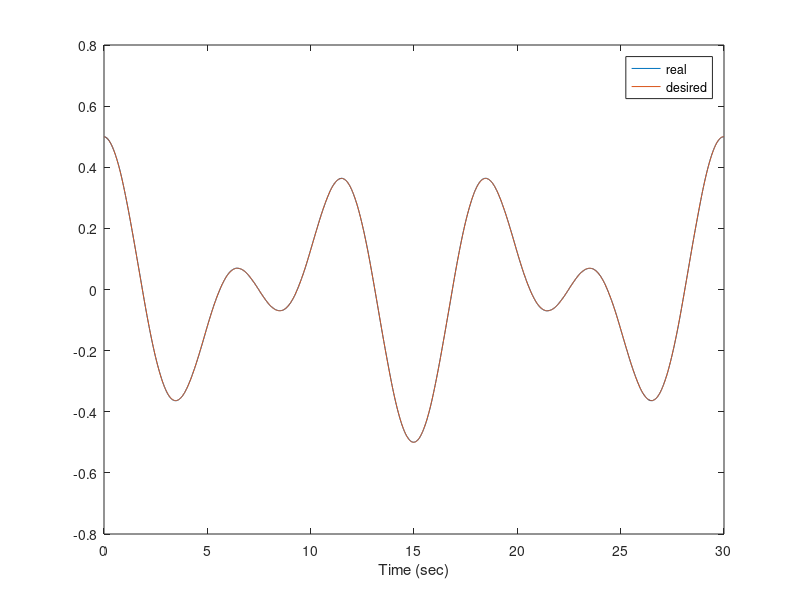
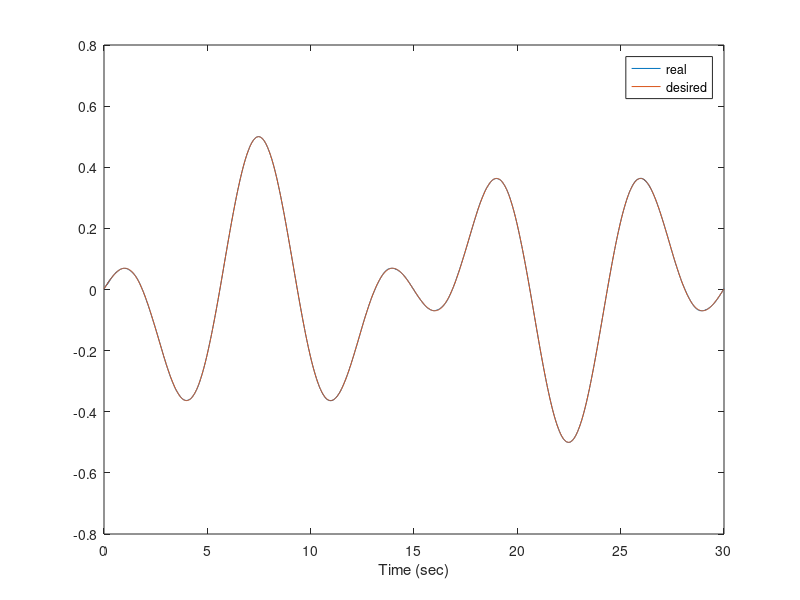
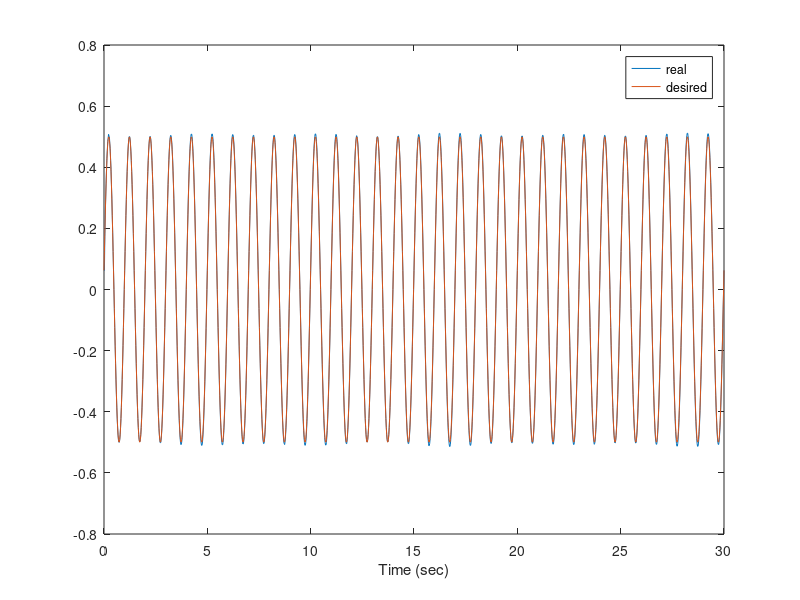
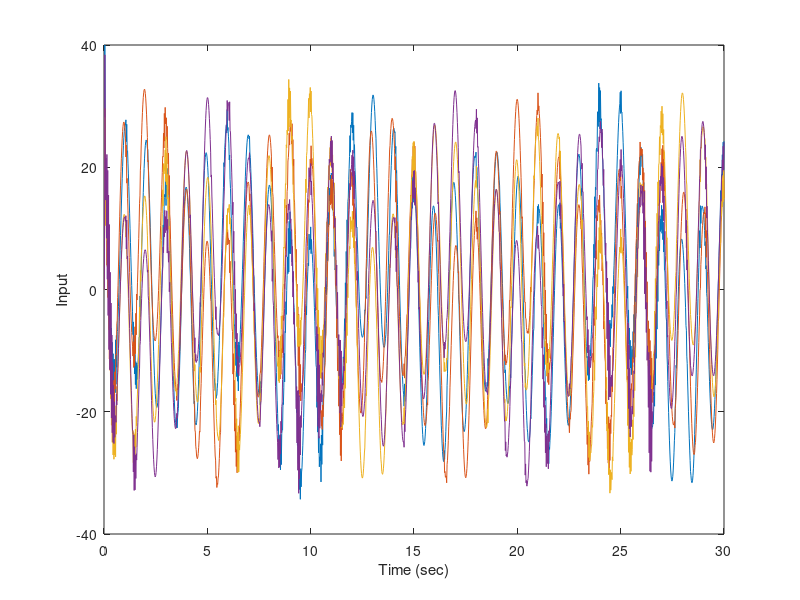

Here is the MATLAB script that generated these plots, in order:
%% Setting up workspace
close all; % Close all figures and windows
clear; % Clear workspace
clc; % Clears screen
%% Initializing parameters
tf = 30; % Final time in simulation
T = 2e-2; % Sample rate
t = 0:T:tf; % Time vector
n = 3; % Number of states
m = 3; % Number of measurements
p = 4; % Number of Inputs
x = zeros(n, length(t)); % Initializes states to zero
x_d = x; %Initializes desired x states
xdot_d = x; %initialises desired xdot states
z = zeros(m, length(t)); % Initializes measurements to zero
e = x; %set up error term
u = zeros(p, length(t)); % Initializes controller
vs = zeros(p,length(t)); %initialize slip values
vshat = vs; %intialized measured slip values

rr=0.195; %define robot radius
wr = 0.03175; %define wheel radius

%A = [-cos(z(3:1)]; % System matrix
% B = @(y)(sqrt(2)/2)*[cos(y(3))+sin(y(3)) -cos(y(3))+sin(y(3)) rr;
%     cos(y(3))-sin(y(3)) cos(y(3))+sin(y(3)) rr;
%     -cos(y(3))-sin(y(3)) cos(y(3))-sin(y(3)) rr;
%     -cos(y(3))+sin(y(3)) -cos(y(3))-sin(y(3)) rr]; % Input matrix
% Binv = @(y)(sqrt(2)/4)*[cos(y(3))-sin(y(3)) cos(y(3))+sin(y(3)) -cos(y(3))+sin(y(3)) -cos(y(3))-sin(y(3));
%     -cos(y(3))-sin(y(3)) cos(y(3))-sin(y(3)) cos(y(3))+sin(y(3)) -cos(y(3))+sin(y(3));
%     1/(sqrt(2)*rr) 1/(sqrt(2)*rr) 1/(sqrt(2)*rr) 1/(sqrt(2)*rr)];
Binv = @(y)[(-cos(y(3))-sin(y(3)))/(2*sqrt(2)), (-cos(y(3))+sin(y(3)))/(2*sqrt(2)), (cos(y(3))+sin(y(3)))/(2*sqrt(2)), (cos(y(3))-sin(y(3)))/(2*sqrt(2));
    (cos(y(3))-sin(y(3)))/(2*sqrt(2)), (-cos(y(3))-sin(y(3)))/(2*sqrt(2)), (-cos(y(3))+sin(y(3)))/(2*sqrt(2)), (cos(y(3))+sin(y(3)))/(2*sqrt(2));
    1/(4*rr), 1/(4*rr), 1/(4*rr), 1/(4*rr)]; % Input matrix
B = @(y)[-((cos(y(3))+sin(y(3)))*sqrt(2))/(2*(cos(y(3))^2+sin(y(3))^2)),((cos(y(3))-sin(y(3)))*sqrt(2))/(2*(cos(y(3))^2+sin(y(3))^2)), rr;
    -((cos(y(3))-sin(y(3)))*sqrt(2))/(2*(cos(y(3))^2+sin(y(3))^2)),-((cos(y(3))+sin(y(3)))*sqrt(2))/(2*(cos(y(3))^2+sin(y(3))^2)), rr;
    ((cos(y(3))+sin(y(3)))*sqrt(2))/(2*(cos(y(3))^2+sin(y(3))^2)),-((cos(y(3))-sin(y(3)))*sqrt(2))/(2*(cos(y(3))^2+sin(y(3))^2)), rr;
    ((cos(y(3))+sin(y(3)))*sqrt(2))/(2*(cos(y(3))^2+sin(y(3))^2)),((cos(y(3))+sin(y(3)))*sqrt(2))/(2*(cos(y(3))^2+sin(y(3))^2)), rr];

C = eye(m); % Measurement matrix


K= [1 0 0;
   0 1 0;
   0 0 1]*1e0;

lambda = [7 0 0;
          0 7 0;
          0 0 6]*1e1;
% lambda=5

%% Set initial conditions

for k=1:length(t) %Fill in desired path
%     x_d(:,k)=[0;0;0];
     %x_d(:,k)=[k*T*0.5;k*T*0.5;k*T*0.5];
     
     rose = 4; %parameter to create number of rose pedals
     x_d(:,k)=0.5*[cos(rose*k*T*2*pi/30)*cos(k*T*2*pi/30); cos(rose*k*T*2*pi/30)*sin(k*T*2*pi/30);sin(k*T*2*pi)]; %create rose path
     if k~=1 
         xdot_d(:,k)=(x_d(:,k)-x_d(:,k-1))/T; 
     end
end

x(:,1)=[0;0;pi]; %any initial condition
x(:,1)=x_d(:,1); %start at the proper position

z(:,1)=x(:,1); %set first measurement


%% Simulate dynamics (for loop)
for k = 1:length(t)-1 % For loop that simulates 1 second
    %u(:,k+1) = [sin(pi*k*T);cos(pi*k*T);-sin(pi*k*T);-cos(pi*k*T)];% calculate controller
    e(:,k) = z(:,k)-x_d(:,k); %calculate the error
    e(:,k)
%     if k>2
%         edot = (e(:,k-1)-e(:,k))/T; %calculate the derivative error term
%     else
%         edot = [0;0;0];
%     end
    eint = sum(e,2)*T; %calculate the integral error term
    if k>2/T %calculate integral error term over previous 2 seconds
        eint=sum(e(:,k-2/T:k),2);
    end
    
    s=e(:,k)+lambda*eint; %calculate 
    
    %u(:,k+1) = 1/wr*(B(x(:,k))*edot-vs(:,k))-B(x(:,k))*K*sign(e);
    u(:,k+1) = 1/wr*(B(x(:,k))*(-lambda*e(:,k)+xdot_d(:,k))-vshat(:,k))-B(x(:,k))*K*sign(s);
    
    %limit maximum velocity
    if max(abs(u(:,k+1)))>40
       u(:,k+1)=u(:,k+1)/max(abs(u(:,k+1)))*40;
       u(:,k+1)
    end
    
    
    x(:,k+1) = x(:,k) + Binv(x(:,k))*(wr*u(:,k+1)+vs(:,k))*T; % Linear state space equation
    z(:,k+1) = C*x(:,k+1); % Linear measurement equation
end
%% Results
for k = 1:n %calculate RSME
    RMSE(k) = (sum(e(k,:).^2)/length(t))^0.5; % Calculates the RMSE for EKF using square error values calculated in the for loop
end


figure; plot(t, x(1,:));hold on;plot(t, x_d(1,:)); xlabel('Time (sec)');hold off;legend('real','desired') % Plots position with time
figure; plot(t, x(2,:));hold on;plot(t, x_d(2,:)); xlabel('Time (sec)');hold off;legend('real','desired') % Plots velocity with time
figure; plot(t, x(3,:));hold on;plot(t, x_d(3,:)); xlabel('Time (sec)');hold off;legend('real','desired') % Plots acceleration with time
figure; plot(t, u); xlabel('Time (sec)'); ylabel('Input'); % Plots input with time
figure; plot(x(1,:), x(2,:)); hold on; plot(x_d(1,:), x_d(2,:)); xlabel('x position (m)');ylabel('y poisition(m)'); hold off; legend('real','desired') % x-y plot of position vs real
